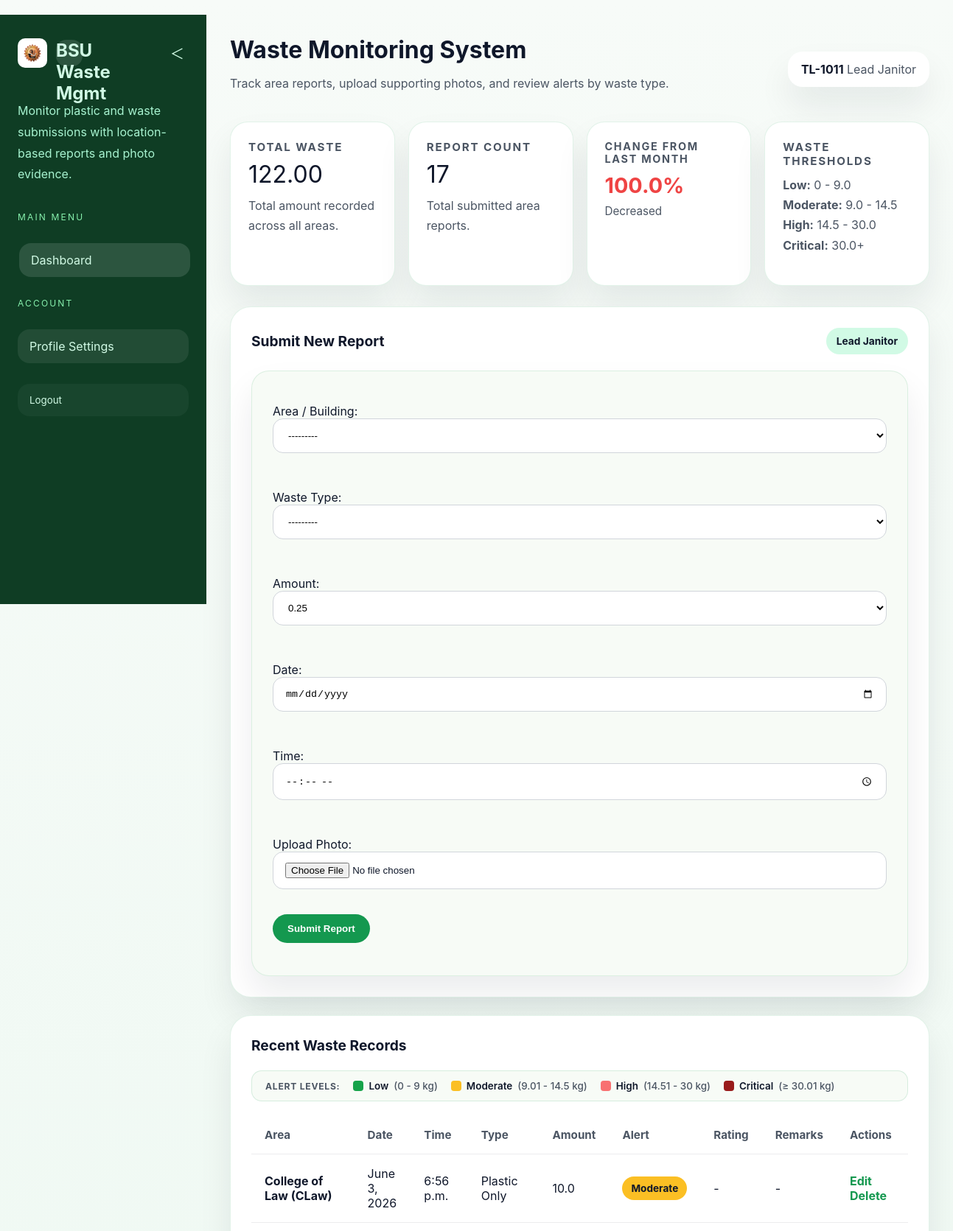
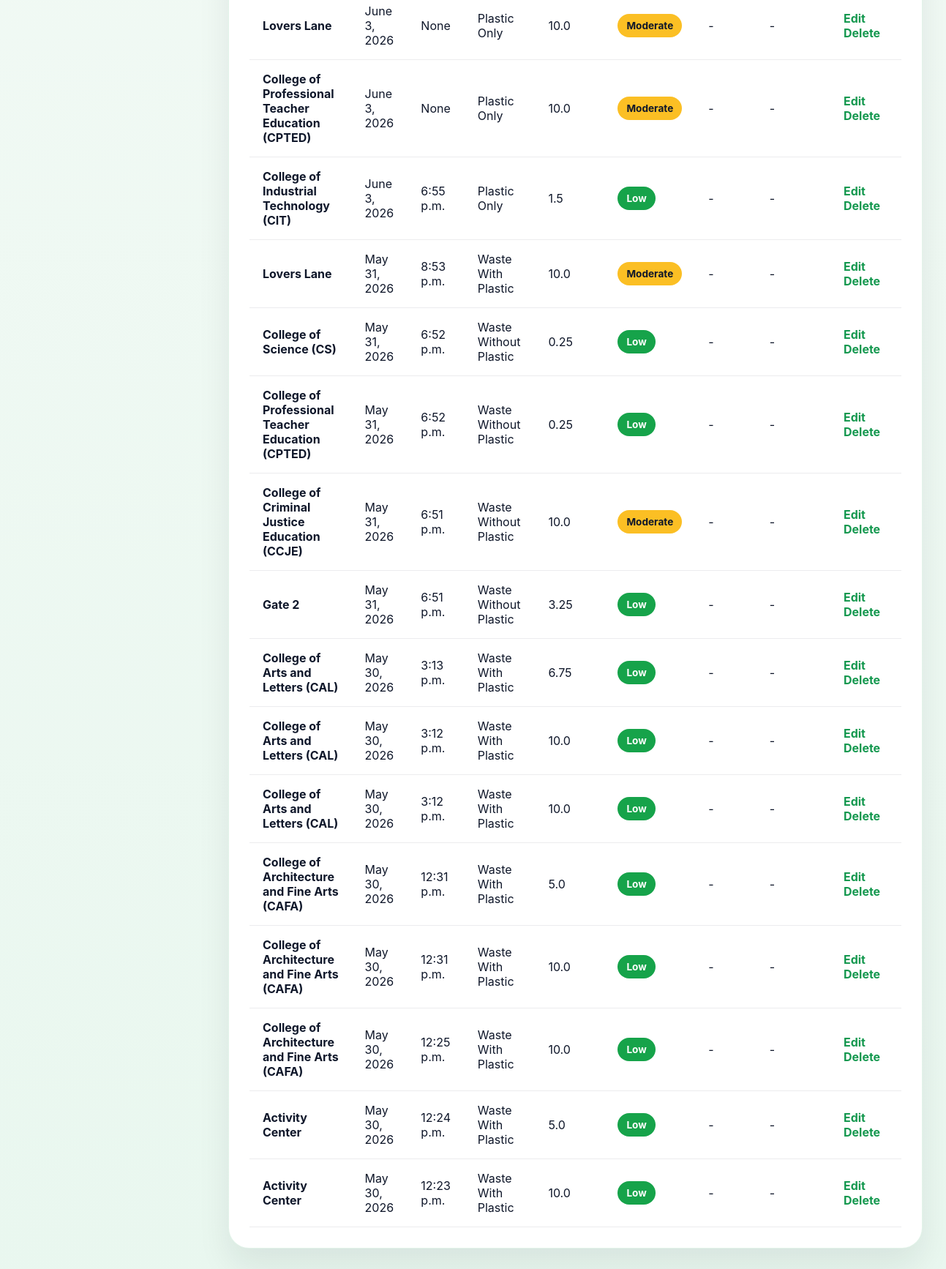
The app's page /waste/ (signed in) with its own data (2 pictures, top to bottom).
### records/models.py (models this page shows, shortened)
class Profile(models.Model):
    ROLE_CHOICES = [
        ('Head Supervisor', 'Head Supervisor'),
        ('Supervisor', 'Supervisor'),
        ('Lead Janitor', 'Lead Janitor'),
    ]
    user = models.OneToOneField(User, on_delete=models.CASCADE)
    role = models.CharField(max_length=20, choices=ROLE_CHOICES)
    employee_id = models.CharField(max_length=50, unique=True)
    assigned_area = models.ForeignKey(
        'Area',
        on_delete=models.SET_NULL,
        null=True,
        blank=True
    )

class ThresholdSettings(models.Model):
    low_max = models.FloatField(default=4.00)
    moderate_max = models.FloatField(default=7.00)
    high_max = models.FloatField(default=10.00)

class Area(models.Model):
    area_name = models.CharField(max_length=100)
    status = models.CharField(max_length=50, default='Active')
    def __str__(self):
        return self.area_name

class WasteRecord(models.Model):
    AREA_CHOICES = [
        ('Alvarado Hall', 'Alvarado Hall'),
        ('Activity Center', 'Activity Center'),
        ('Pimentel', 'Pimentel'),
        ('Athletes Building', 'Athletes Building'),
        ('CHTM Building', 'CHTM Building'),
        ('Rizal Park', 'Rizal Park'),
        ('College of Law', 'College of Law'),
        ('CON Canteen', 'CON Canteen'),
        ('Roxas Hall', 'Roxas Hall'),
        ('Carpio Hall', 'Carpio Hall'),
        ('BulSU Resto', 'BulSU Resto'),
        ('Hostel', 'Hostel'),
        ('E-Library', 'E-Library'),
        ('SRLC', 'SRLC'),
        ('CBA Building', 'CBA Building'),
        ('Heroes Park', 'Heroes Park'),
        ('Natividad Hall', 'Natividad Hall'),
        ('Flores Hall', 'Flores Hall'),
        ('Federizo Hall', 'Federizo Hall'),
        ('Valencia Hall', 'Valencia Hall'),
        ('Mendoza Hall', 'Mendoza Hall'),
        ('CCJE Building', 'CCJE Building'),
        ('Campus 2', 'Campus 2'),
        ('Student Lounge', 'Student Lounge'),
    ]
    WASTE_TYPE_CHOICES = [
        ('Waste With Plastic', 'Waste With Plastic'),
        ('Plastic Only', 'Plastic Only'),
        ('Waste Without Plastic', 'Waste Without Plastic'),
    ]
    ALERT_LEVEL_CHOICES = [
        ('Critical', 'Critical'),
        ('High', 'High'),
        ('Moderate', 'Moderate'),
        ('Low', 'Low'),
    ]
    user = models.ForeignKey(User, on_delete=models.CASCADE, null=True, blank=True)
    area = models.ForeignKey(
        'Area',
        on_delete=models.CASCADE
    )
    waste_type = models.CharField(max_length=30, choices=WASTE_TYPE_CHOICES)
    alert_level = models.CharField(max_length=10, choices=ALERT_LEVEL_CHOICES)
    amount = models.FloatField(default=0)
    photo = models.FileField(upload_to='report_photos/', null=True, blank=True)
    coordinator_comment = models.TextField(blank=True, null=True)
    coordinator_rating = models.IntegerField(blank=True, null=True)
    date = models.DateField()
    time = models.TimeField(null=True, blank=True)
    submitted_at = models.DateTimeField(auto_now_add=True)

### records/views.py (the view, shortened to what this page needs)
# urls.py: path('waste/', views.waste_list, name='waste_list'),
@login_required
@csrf_protect
def waste_list(request):
    form = WasteForm()
    selected_area = request.GET.get('area', 'All')
    selected_type = request.GET.get('type', 'All')
    type_choices = [choice[0] for choice in WasteRecord.WASTE_TYPE_CHOICES]
    if request.user.profile.role == 'Lead Janitor':
        records = WasteRecord.objects.filter(user=request.user).order_by('-submitted_at')
        if selected_area != 'All':
            records = records.filter(area__area_name=selected_area)
        if selected_type != 'All':
            records = records.filter(waste_type=selected_type)
    else:
        records = WasteRecord.objects.all().order_by('-submitted_at')
        if selected_area != 'All':
            records = records.filter(area__area_name=selected_area)
        if selected_type != 'All':
            records = records.filter(waste_type=selected_type)
    total_records = records.count()
    total_waste_all = records.aggregate(total=Sum('amount'))['total'] or 0
    today = date.today()
    current_month_start = today.replace(day=1)
    last_month_end = current_month_start - timedelta(days=1)
    last_month_start = last_month_end.replace(day=1)
    if request.user.profile.role == 'Lead Janitor':
        current_query = WasteRecord.objects.filter(
            user=request.user,
            date__gte=current_month_start,
            date__lte=today
        )
        if selected_area != 'All':
            current_query = current_query.filter(area__area_name=selected_area)
        if selected_type != 'All':
            current_query = current_query.filter(waste_type=selected_type)
        current_month_total = current_query.aggregate(total=Sum('amount'))['total'] or 0
        last_query = WasteRecord.objects.filter(
            user=request.user,
            date__gte=last_month_start,
            date__lt=current_month_start
        )
        if selected_area != 'All':
            last_query = last_query.filter(area__area_name=selected_area)
        if selected_type != 'All':
            last_query = last_query.filter(waste_type=selected_type)
        last_month_total = last_query.aggregate(total=Sum('amount'))['total'] or 0
    if current_month_total == last_month_total:
        percentage_change = 0
        change_status = 'No Change'
        is_increased = False
    elif last_month_total == 0:
        percentage_change = 100
        change_status = 'Increased'
        is_increased = True
    else:
        percentage_change = ((current_month_total - last_month_total) / last_month_total) * 100
        if current_month_total > last_month_total:
            change_status = 'Increased'
            is_increased = True
        else:
            change_status = 'Decreased'
            is_increased = False
    data = []
    for r in records:
        _, action = get_level_action(r.amount)
        data.append({
            'id': r.id,
            'area': r.area,
            'date': r.date,
            'time': r.time,
            'amount': r.amount,
            'waste_type': r.waste_type,
            'alert_level': r.alert_level,
            'action': action,
            'photo_url': r.photo.url if r.photo else None,
            'janitor': r.user.username if r.user else 'Unknown',
            'submitted_at': r.submitted_at,
            'coordinator_rating': r.coordinator_rating,
            'coordinator_comment': r.coordinator_comment,
        })
    threshold, created = ThresholdSettings.objects.get_or_create(id=1)
    context = {
        'form': form,
        'data': data,
        'total_records': total_records,
        'total_waste_all': total_waste_all,
        'percentage_change': abs(percentage_change),
        'is_increased': is_increased,
        'change_status': change_status,
        'selected_type': selected_type,
        'area_choices': Area.objects.values_list('area_name', flat=True),
        'threshold': threshold,
        'level_legend': build_level_legend(STATUS_LEVEL_COLORS),
    }
    if request.user.profile.role in ('Supervisor', 'Lead Janitor'):
        context['selected_area'] = selected_area
        context['type_choices'] = type_choices
        context['selected_type'] = selected_type
    return render(request, 'waste_list.html', context)

### records/templates/waste_list.html (shortened to what this page needs)
﻿{% load static %}
<!DOCTYPE html>
<html lang="en">
<head>
</head>
<body>
    <div class="layout">
        <aside class="sidebar">
            <div class="brand"><img src="{% static 'images/bsu-logo.png' %}" alt="BSU Logo" style="width:40px;height:40px;border-radius:10px;background:#fff;padding:3px;object-fit:contain;"><span class="brand-name">BSU Waste Mgmt</span><button type="button" class="sidebar-collapse" aria-label="Toggle sidebar">＜</button></div>
            <p>Monitor plastic and waste submissions with location-based reports and photo evidence.</p>
            <div class="section-title">Main Menu</div>
            <div class="nav-links">
                <a href="{% url 'waste_list' %}" class="active">Dashboard</a>
            </div>
            <div class="section-title">Account</div>
            <div class="nav-links">
                <a href="{% url 'edit_profile' %}">Profile Settings</a>
            </div>
            <form action="{% url 'logout' %}" method="POST" style="width: 100%;">
                <button type="submit" class="logout-btn">Logout</button>
            </form>
        </aside>
        <main class="main">
            <div class="topbar">
                <div>
                    <h1>Waste Monitoring System</h1>
                    <p style="color: var(--muted);">Track area reports, upload supporting photos, and review alerts by waste type.</p>
                </div>
                <div class="profile">
                    <div>
                        <strong>{{ request.user.username }}</strong>
                        <span style="color: var(--muted);">{{ request.user.profile.role }}</span>
                    </div>
                </div>
            </div>
            <div class="cards">
                <div class="card">
                    <h3>Total Waste</h3>
                    <p class="value">{{ total_waste_all|floatformat:2 }}</p>
                    <p class="note">{% if request.user.profile.role == "Supervisor" %}Total for selected area.{% else %}Total amount recorded across all areas.{% endif %}</p>
                </div>
                <div class="card">
                    <h3>Report Count</h3>
                    <p class="value">{{ total_records }}</p>
                    <p class="note">{% if request.user.profile.role == "Supervisor" %}Reports for selected area.{% else %}Total submitted area reports.{% endif %}</p>
                </div>
                <div class="change-card">
                    <div class="change-content">
                        <h3>Change from Last Month</h3>
                        <p class="percentage {% if is_increased %}increased{% else %}decreased{% endif %}">
                            {% if is_increased and change_status != 'No Change' %}+{% endif %}{{ percentage_change|floatformat:1 }}%
                        </p>
                        <p class="status">{{ change_status }}</p>
                    </div>
                </div>
                {% if request.user.profile.role == "Lead Janitor" %}
                <div class="card">
                    <h3>Waste Thresholds</h3>
                    <p class="note">
                        <strong>Low:</strong>
                        0 - {{ threshold.low_max }}
                        <br>
                        <strong>Moderate:</strong>
                        {{ threshold.low_max }} -
                        {{ threshold.moderate_max }}
                        <br>
                        <strong>High:</strong>
                        {{ threshold.moderate_max }} -
                        {{ threshold.high_max }}
                        <br>
                        <strong>Critical:</strong>
                        {{ threshold.high_max }}+
                    </p>
                </div>
                {% endif %}
            </div>
            <div class="container">
                {% if request.user.profile.role == "Lead Janitor" %}
                <div class="panel">
                    <div class="panel-header">
                        <h2>Submit New Report</h2>
                        <span class="badge">Lead Janitor</span>
                    </div>
                    <div class="form-card">
                        <form method="POST" enctype="multipart/form-data">
                            {{ form.as_p }}
                            <button type="submit" class="add-btn">Submit Report</button>
                        </form>
                    </div>
                </div>
                {% endif %}
                {% if request.user.profile.role == "Lead Janitor" %}
                <div class="panel">
                    <div class="panel-header">
                        <h2>Recent Waste Records</h2>
                    </div>
                    <div style="display:flex; flex-wrap:wrap; align-items:center; gap:14px 18px; background:#f7fbf6; border:1px solid rgba(20,152,79,0.14); border-radius:14px; padding:12px 18px; margin-bottom:20px;">
                        <strong style="font-size:0.76rem; text-transform:uppercase; letter-spacing:0.06em; color:var(--muted);">Alert Levels:</strong>
                        {% for item in level_legend %}
                        <span style="display:inline-flex; align-items:center; gap:7px; font-size:0.84rem; font-weight:600; color:var(--text);">
                            <span style="width:14px; height:14px; border-radius:4px; background:{{ item.color }};"></span>
                            {{ item.level }} <span style="color:var(--muted); font-weight:500;">({{ item.range }})</span>
                        </span>
                        {% endfor %}
                    </div>
                    <div class="table-wrapper">
                        <table>
                            <thead>
                                <tr>
                                    <th>Area</th>
                                    <th>Date</th>
                                    <th>Time</th>
                                    <th>Type</th>
                                    <th>Amount</th>
                                    <th>Alert</th>
                                    <th>Rating</th>
                                    <th>Remarks</th>
                                    <th>Actions</th>
                                </tr>
                            </thead>
                            <tbody>
                                {% for d in data %}
                                <tr>
                                    <td data-label="Area"><strong>{{ d.area }}</strong></td>
                                    <td data-label="Date">{{ d.date }}</td>
                                    <td data-label="Time">{{ d.time }}</td>
                                    <td data-label="Type">{{ d.waste_type }}</td>
                                    <td data-label="Amount">{{ d.amount }}</td>
                                    <td data-label="Alert"><span class="status-pill status-{{ d.alert_level|lower }}">{{ d.alert_level }}</span></td>
                                    <td data-label="Rating">{% if d.coordinator_rating %}{{ d.coordinator_rating }} / 5{% else %}-{% endif %}</td>
                                    <td data-label="Remarks">{% if d.coordinator_comment %}{{ d.coordinator_comment }}{% else %}-{% endif %}</td>
                                    <td data-label="Actions" class="action-links">
                                        <a href="{% url 'edit_record' d.id %}">Edit</a>
                                        <a href="{% url 'delete_record' d.id %}">Delete</a>
                                    </td>
                                </tr>
                                {% endfor %}
                            </tbody>
                        </table>
                    </div>
                </div>
                {% endif %}
            </div>
        </main>
    </div>
</body>
</html>

### records on screen
ThresholdSettings: low_max "9.0", moderate_max "14.5", high_max "30.0"
Area: area "College of Law (CLaw)"
WasteRecord: date "June 3, 2026", time "6:56 p.m.", waste_type "Plastic Only", amount "10.0", alert_level "Moderate"
Area: area "Lovers Lane" "Lovers Lane"
WasteRecord: date "June 3, 2026", waste_type "Plastic Only", amount "10.0", alert_level "Moderate"
Area: area "College of Professional Teacher Education (CPTED)" "College of Professional Teacher Education (CPTED)"
WasteRecord: date "June 3, 2026", waste_type "Plastic Only", amount "10.0", alert_level "Moderate"
Area: area "College of Industrial Technology (CIT)"
WasteRecord: date "June 3, 2026", time "6:55 p.m.", waste_type "Plastic Only", amount "1.5", alert_level "Low"
WasteRecord: date "May 31, 2026", time "8:53 p.m.", waste_type "Waste With Plastic", amount "10.0", alert_level "Moderate"
Area: area "College of Science (CS)"
WasteRecord: date "May 31, 2026", time "6:52 p.m.", waste_type "Waste Without Plastic", amount "0.25", alert_level "Low"
WasteRecord: date "May 31, 2026", time "6:52 p.m.", waste_type "Waste Without Plastic", amount "0.25", alert_level "Low"
Area: area "College of Criminal Justice Education (CCJE)"
WasteRecord: date "May 31, 2026", time "6:51 p.m.", waste_type "Waste Without Plastic", amount "10.0", alert_level "Moderate"
Area: area "Gate 2"
WasteRecord: date "May 31, 2026", time "6:51 p.m.", waste_type "Waste Without Plastic", amount "3.25", alert_level "Low"
Area: area "College of Arts and Letters (CAL)" "College of Arts and Letters (CAL)" "College of Arts and Letters (CAL)"
WasteRecord: date "May 30, 2026", time "3:13 p.m.", waste_type "Waste With Plastic", amount "6.75", alert_level "Low"
WasteRecord: date "May 30, 2026", time "3:12 p.m.", waste_type "Waste With Plastic", amount "10.0", alert_level "Low"
WasteRecord: date "May 30, 2026", time "3:12 p.m.", waste_type "Waste With Plastic", amount "10.0", alert_level "Low"
Area: area "College of Architecture and Fine Arts (CAFA)" "College of Architecture and Fine Arts (CAFA)" "College of Architecture and Fine Arts (CAFA)"
WasteRecord: date "May 30, 2026", time "12:31 p.m.", waste_type "Waste With Plastic", amount "5.0", alert_level "Low"
WasteRecord: date "May 30, 2026", time "12:31 p.m.", waste_type "Waste With Plastic", amount "10.0", alert_level "Low"
WasteRecord: date "May 30, 2026", time "12:25 p.m.", waste_type "Waste With Plastic", amount "10.0", alert_level "Low"
Area: area "Activity Center" "Activity Center"
WasteRecord: date "May 30, 2026", time "12:24 p.m.", waste_type "Waste With Plastic", amount "5.0", alert_level "Low"
WasteRecord: date "May 30, 2026", time "12:23 p.m.", waste_type "Waste With Plastic", amount "10.0", alert_level "Low"

### other values on screen
{{ request.user.username }} "TL-1011"
{{ request.user.profile.role }} "Lead Janitor"
{{ total_waste_all|floatformat:2 }} "122.00"
{{ total_records }} "17"
{{ percentage_change|floatformat:1 }} "100.0"
{{ change_status }} "Decreased"
{{ item.level }} "Low" "Moderate" "High" "Critical"
{{ item.range }} "0 - 9 kg" "9.01 - 14.5 kg" "14.51 - 30 kg" "≥ 30.01 kg"
{{ d.time }} "None" "None"
